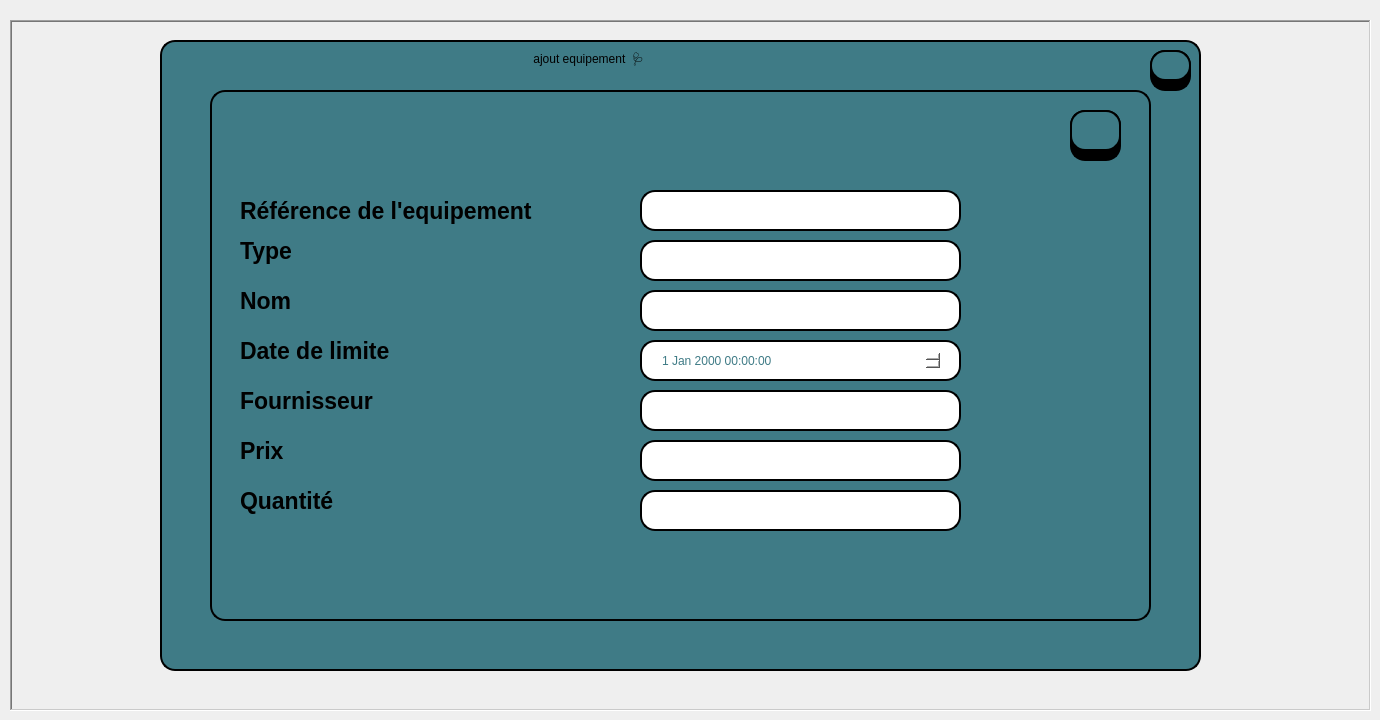
     <widget class="QWidget" name="tab_3">
      <attribute name="title">
       <string>Page</string>
      </attribute>
      <widget class="QLabel" name="label_88">
       <property name="geometry">
        <rect>
         <x>530</x>
         <y>40</y>
         <width>321</width>
         <height>41</height>
        </rect>
       </property>
       <property name="styleSheet">
        <string notr="true">font: 600 22pt &quot;Segoe UI&quot;;</string>
       </property>
       <property name="text">
        <string> ajout equipement  🩺</string>
       </property>
      </widget>
      <widget class="QTableView" name="tableView_20">
       <property name="geometry">
        <rect>
         <x>160</x>
         <y>40</y>
         <width>1041</width>
         <height>631</height>
        </rect>
       </property>
       <property name="styleSheet">
        <string notr="true">background-color: rgb(63, 123, 134);
border: 2px solid #000000;
border-radius: 15px;</string>
       </property>
      </widget>
      <widget class="QTableView" name="tableView_21">
       <property name="geometry">
        <rect>
         <x>210</x>
         <y>90</y>
         <width>941</width>
         <height>531</height>
        </rect>
       </property>
       <property name="styleSheet">
        <string notr="true">background-color: rgb(63, 123, 134);
border: 2px solid #000000;
border-radius: 15px;</string>
       </property>
      </widget>
      <widget class="QLabel" name="label_90">
       <property name="geometry">
        <rect>
         <x>240</x>
         <y>190</y>
         <width>411</width>
         <height>41</height>
        </rect>
       </property>
       <property name="font">
        <font>
         <family>Segoe UI</family>
         <pointsize>17</pointsize>
         <italic>false</italic>
         <bold>true</bold>
        </font>
       </property>
       <property name="styleSheet">
        <string notr="true"/>
       </property>
       <property name="text">
        <string>Référence de l'equipement </string>
       </property>
      </widget>
      <widget class="QLabel" name="label_91">
       <property name="geometry">
        <rect>
         <x>240</x>
         <y>230</y>
         <width>181</width>
         <height>41</height>
        </rect>
       </property>
       <property name="font">
        <font>
         <pointsize>17</pointsize>
         <bold>true</bold>
        </font>
       </property>
       <property name="text">
        <string>Type</string>
       </property>
      </widget>
      <widget class="QLabel" name="label_92">
       <property name="geometry">
        <rect>
         <x>240</x>
         <y>330</y>
         <width>201</width>
         <height>41</height>
        </rect>
       </property>
       <property name="font">
        <font>
         <pointsize>17</pointsize>
         <bold>true</bold>
        </font>
       </property>
       <property name="text">
        <string>Date de limite </string>
       </property>
      </widget>
      <widget class="QLabel" name="label_93">
       <property name="geometry">
        <rect>
         <x>240</x>
         <y>430</y>
         <width>181</width>
         <height>41</height>
        </rect>
       </property>
       <property name="font">
        <font>
         <pointsize>17</pointsize>
         <bold>true</bold>
        </font>
       </property>
       <property name="text">
        <string>Prix </string>
       </property>
      </widget>
      <widget class="QLineEdit" name="lineEdit_78">
       <property name="geometry">
        <rect>
         <x>640</x>
         <y>190</y>
         <width>321</width>
         <height>41</height>
        </rect>
       </property>
       <property name="styleSheet">
        <string notr="true">border: 2px solid #000000;
border-radius: 15px;
background-color: rgb(255, 255, 255);</string>
       </property>
      </widget>
      <widget class="QLineEdit" name="lineEdit_79">
       <property name="geometry">
        <rect>
         <x>640</x>
         <y>240</y>
         <width>321</width>
         <height>41</height>
        </rect>
       </property>
       <property name="styleSheet">
        <string notr="true">border: 2px solid #000000;
border-radius: 15px;
background-color: rgb(255, 255, 255);</string>
       </property>
      </widget>
      <widget class="QLineEdit" name="lineEdit_80">
       <property name="geometry">
        <rect>
         <x>640</x>
         <y>290</y>
         <width>321</width>
         <height>41</height>
        </rect>
       </property>
       <property name="styleSheet">
        <string notr="true">border: 2px solid #000000;
border-radius: 15px;
background-color: rgb(255, 255, 255);</string>
       </property>
      </widget>
      <widget class="QLineEdit" name="dateEdit_81">
       <property name="geometry">
        <rect>
         <x>640</x>
         <y>340</y>
         <width>321</width>
         <height>41</height>
        </rect>
       </property>
       <property name="styleSheet">
        <string notr="true">border: 2px solid #000000;
border-radius: 15px;
background-color: rgb(255, 255, 255);</string>
       </property>
      </widget>
      <widget class="QDateTimeEdit" name="dateEdit_2">
       <property name="geometry">
        <rect>
         <x>660</x>
         <y>350</y>
         <width>281</width>
         <height>21</height>
        </rect>
       </property>
       <property name="styleSheet">
        <string notr="true">border-radius: 15px;
background-color: rgb(255, 255, 255);
color: rgb(63, 123, 134);</string>
       </property>
      </widget>
      <widget class="QLabel" name="label_94">
       <property name="geometry">
        <rect>
         <x>240</x>
         <y>380</y>
         <width>181</width>
         <height>41</height>
        </rect>
       </property>
       <property name="font">
        <font>
         <pointsize>17</pointsize>
         <bold>true</bold>
        </font>
       </property>
       <property name="text">
        <string>Fournisseur</string>
       </property>
      </widget>
      <widget class="QLabel" name="label_95">
       <property name="geometry">
        <rect>
         <x>240</x>
         <y>280</y>
         <width>181</width>
         <height>41</height>
        </rect>
       </property>
       <property name="font">
        <font>
         <pointsize>17</pointsize>
         <bold>true</bold>
        </font>
       </property>
       <property name="text">
        <string>Nom</string>
       </property>
      </widget>
      <widget class="QLabel" name="label_96">
       <property name="geometry">
        <rect>
         <x>240</x>
         <y>480</y>
         <width>181</width>
         <height>41</height>
        </rect>
       </property>
       <property name="font">
        <font>
         <pointsize>17</pointsize>
         <bold>true</bold>
        </font>
       </property>
       <property name="text">
        <string>Quantité</string>
       </property>
      </widget>
      <widget class="QLineEdit" name="lineEdit_83">
       <property name="geometry">
        <rect>
         <x>640</x>
         <y>390</y>
         <width>321</width>
         <height>41</height>
        </rect>
       </property>
       <property name="styleSheet">
        <string notr="true">border: 2px solid #000000;
border-radius: 15px;
background-color: rgb(255, 255, 255);</string>
       </property>
      </widget>
      <widget class="QLineEdit" name="lineEdit_84">
       <property name="geometry">
        <rect>
         <x>640</x>
         <y>440</y>
         <width>321</width>
         <height>41</height>
        </rect>
       </property>
       <property name="styleSheet">
        <string notr="true">border: 2px solid #000000;
border-radius: 15px;
background-color: rgb(255, 255, 255);</string>
       </property>
      </widget>
      <widget class="QLineEdit" name="lineEdit_85">
       <property name="geometry">
        <rect>
         <x>640</x>
         <y>490</y>
         <width>321</width>
         <height>41</height>
        </rect>
       </property>
       <property name="styleSheet">
        <string notr="true">border: 2px solid #000000;
border-radius: 15px;
background-color: rgb(255, 255, 255);</string>
       </property>
      </widget>
      <widget class="QLineEdit" name="lineEdit_67">
       <property name="geometry">
        <rect>
         <x>1150</x>
         <y>50</y>
         <width>41</width>
         <height>41</height>
        </rect>
       </property>
       <property name="styleSheet">
        <string notr="true">background-color:rgb(0, 0, 0);
border: 2px solid #000000;
border-radius: 15px;
</string>
       </property>
      </widget>
      <widget class="QPushButton" name="Quit_2">
       <property name="geometry">
        <rect>
         <x>1150</x>
         <y>50</y>
         <width>41</width>
         <height>31</height>
        </rect>
       </property>
       <property name="font">
        <font>
         <pointsize>12</pointsize>
         <bold>true</bold>
        </font>
       </property>
       <property name="styleSheet">
        <string notr="true">background-color:rgb(63, 123, 134);
border: 2px solid #000000;
border-radius: 15px;
</string>
       </property>
       <property name="text">
        <string/>
       </property>
       <property name="icon">
        <iconset theme="QIcon::ThemeIcon::ApplicationExit"/>
       </property>
       <property name="iconSize">
        <size>
         <width>26</width>
         <height>21</height>
        </size>
       </property>
      </widget>
      <widget class="QLabel" name="label_38">
       <property name="geometry">
        <rect>
         <x>10</x>
         <y>20</y>
         <width>1361</width>
         <height>691</height>
        </rect>
       </property>
       <property name="frameShape">
        <enum>QFrame::Shape::WinPanel</enum>
       </property>
       <property name="frameShadow">
        <enum>QFrame::Shadow::Sunken</enum>
       </property>
       <property name="lineWidth">
        <number>2</number>
       </property>
       <property name="midLineWidth">
        <number>0</number>
       </property>
       <property name="text">
        <string/>
       </property>
      </widget>
      <widget class="QLineEdit" name="lineEdit_17">
       <property name="geometry">
        <rect>
         <x>1070</x>
         <y>110</y>
         <width>51</width>
         <height>51</height>
        </rect>
       </property>
       <property name="styleSheet">
        <string notr="true">background-color:rgb(0, 0, 0);
border: 2px solid #000000;
border-radius: 15px;
</string>
       </property>
      </widget>
      <widget class="QPushButton" name="save_eq">
       <property name="geometry">
        <rect>
         <x>1070</x>
         <y>110</y>
         <width>51</width>
         <height>41</height>
        </rect>
       </property>
       <property name="font">
        <font>
         <pointsize>12</pointsize>
         <bold>true</bold>
        </font>
       </property>
       <property name="styleSheet">
        <string notr="true">background-color:rgb(63, 123, 134);
border: 2px solid #000000;
border-radius: 15px;
</string>
       </property>
       <property name="text">
        <string/>
       </property>
       <property name="icon">
        <iconset resource="image.qrc">
         <normaloff>:/save.png</normaloff>:/save.png</iconset>
       </property>
       <property name="iconSize">
        <size>
         <width>25</width>
         <height>26</height>
        </size>
       </property>
      </widget>
      <zorder>label_38</zorder>
      <zorder>tableView_20</zorder>
      <zorder>label_88</zorder>
      <zorder>tableView_21</zorder>
      <zorder>label_90</zorder>
      <zorder>label_91</zorder>
      <zorder>label_92</zorder>
      <zorder>label_93</zorder>
      <zorder>lineEdit_78</zorder>
      <zorder>lineEdit_79</zorder>
      <zorder>lineEdit_80</zorder>
      <zorder>dateEdit_81</zorder>
      <zorder>dateEdit_2</zorder>
      <zorder>label_94</zorder>
      <zorder>label_95</zorder>
      <zorder>label_96</zorder>
      <zorder>lineEdit_83</zorder>
      <zorder>lineEdit_84</zorder>
      <zorder>lineEdit_85</zorder>
      <zorder>lineEdit_67</zorder>
      <zorder>Quit_2</zorder>
      <zorder>lineEdit_17</zorder>
      <zorder>save_eq</zorder>
     </widget>
